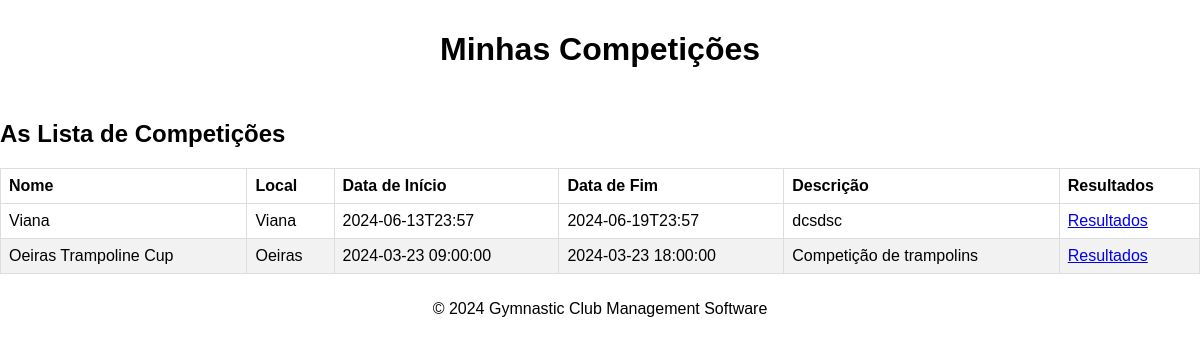
Before: /frontend/list_comp.php (signed in) with the older database file.
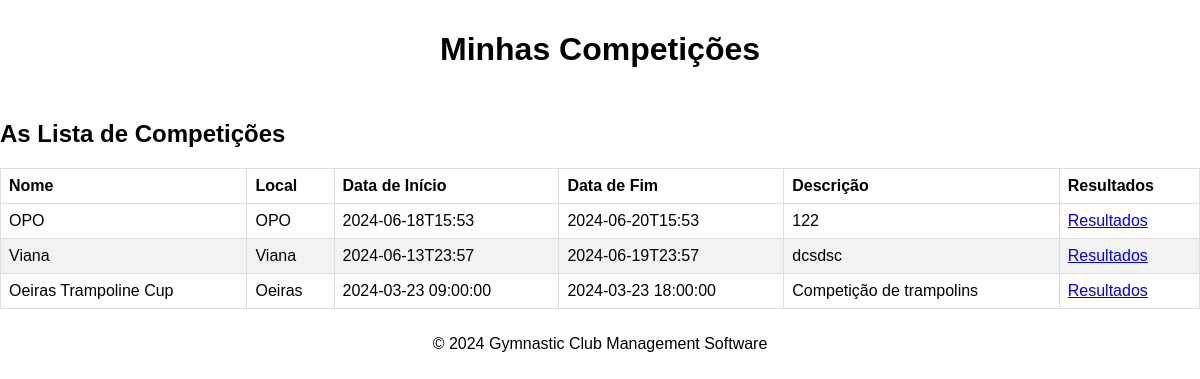
After: the same page with the newer database file.
### tables this page shows
CREATE TABLE Competition (
    idCompetition INTEGER PRIMARY KEY AUTOINCREMENT,
    name VARCHAR(255) NOT NULL,
    local VARCHAR(255) NOT NULL,
    startTime DATETIME NOT NULL,
    endTime DATETIME NOT NULL,
    description TEXT NOT NULL,
    UNIQUE(idCompetition)

);

### frontend/list_comp.php (the view, shortened to what this page needs)
<!DOCTYPE html>
<html lang="pt">
<head>
    <link rel="stylesheet" href="../static/styles.css">
</head>
<body>
    <header>
        <h1>Minhas Competições</h1>
    </header>
    <main>
        <div class="competition-list">
            <h2> As Lista de Competições</h2>
            <table>
                <thead>
                    <tr>
                        <th>Nome</th>
                        <th>Local</th>
                        <th>Data de Início</th>
                        <th>Data de Fim</th>
                        <th>Descrição</th>
                        <th>Resultados</th>
                    </tr>
                </thead>
                <tbody>
                    <?php
                    include '../backend/db_connect.php';
                    $athlete_id = $_SESSION['user_id'];
                    try {
                        $sql = "SELECT DISTINCT C.idCompetition, C.name, C.local, C.startTime, C.endTime, C.description
                                FROM Competition C
                                JOIN Result R ON C.idCompetition = R.idCompetition
                                WHERE R.idAthlete = :athlete_id
                                ORDER BY C.startTime DESC";
                        $stmt = $conn->prepare($sql);
                        $stmt->bindParam(':athlete_id', $athlete_id);
                        $stmt->execute();
                        while ($row = $stmt->fetch(PDO::FETCH_ASSOC)) {
                            echo "<tr>";
                            echo "<td>{$row['name']}</td>";
                            echo "<td>{$row['local']}</td>";
                            echo "<td>{$row['startTime']}</td>";
                            echo "<td>{$row['endTime']}</td>";
                            echo "<td>{$row['description']}</td>";
                            echo "<td><a href='comp_result.php?competition_id={$row['idCompetition']}'>Resultados</a></td>";
                            echo "</tr>";
                        }
                    } catch (Exception $e) {
                        echo "<tr><td colspan='6'>Erro: " . $e->getMessage() . "</td></tr>";
                    }
                    ?>
                </tbody>
            </table>
        </div>
    </main>
    <footer>
        <p>&copy; 2024 Gymnastic Club Management Software</p>
    </footer>
</body>
</html>

Changed rows visible on the page:
added competition: name "OPO", local "OPO", startTime "2024-06-18T15:53", endTime "2024-06-20T15:53", description "122"
